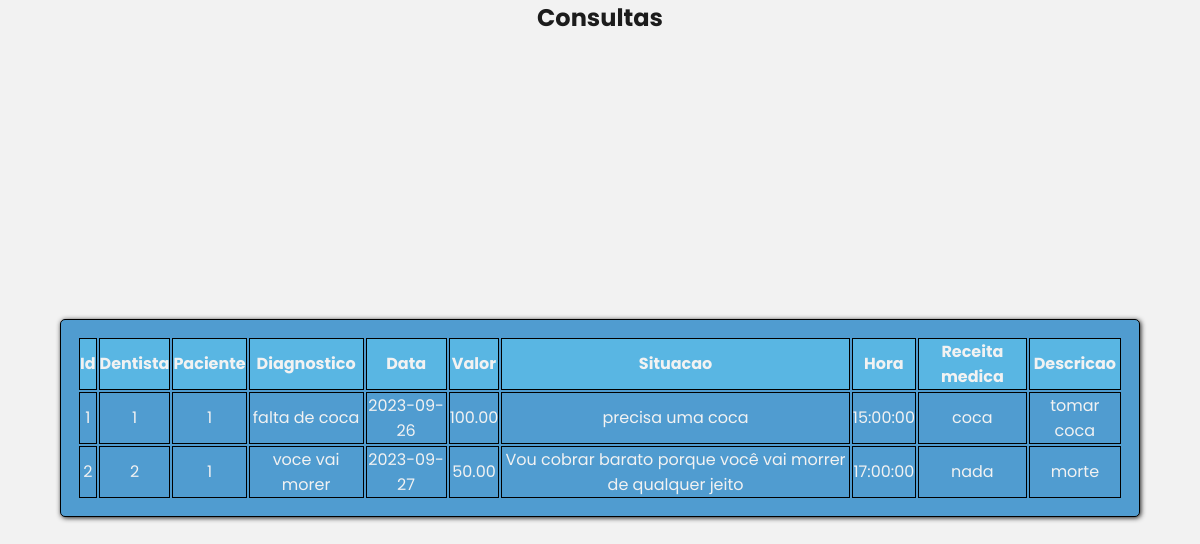
/listarconsulta.php, run on the app's committed database.
### tables this page shows
CREATE TABLE `consulta` (
  `id_consulta_pk` int(11) NOT NULL,
  `id_dentista_fk` int(11) NOT NULL,
  `id_paciente_fk` int(11) NOT NULL,
  `diagnostico` text,
  `data` date DEFAULT NULL,
  `valor` decimal(10,2) DEFAULT NULL,
  `situacao` text,
  `hora` time DEFAULT NULL,
  `receita_medica` text,
  `descricao` text
);

### persistence/Banco.php (called while the page is built, shortened)
<?php
class Banco{
	private $conexao;
	public function __construct(){
		$this->url="localhost";
		$this->usuario="root";
		$this->senha="";
		$this->banco="odontologia";
		$this->conexao=new mysqli($this->url,$this->usuario,
			$this->senha,$this->banco);
	}
	public function consultar($sql)
	{
		$consulta=$this->conexao->query($sql);
		$linhas=$consulta->num_rows;
		if($linhas>0){
			return $consulta;
		}else{
			return false;
		}
	}
}
?>

### persistence/ConsultaPA.php (called while the page is built, shortened)
<?php
require_once 'Banco.php';
class ConsultaPA{
	private $conexao;
	function __construct()
	{
		$this->conexao=new Banco();
	}
	public function listar_inicio_fim($inicio,$fim)
	{
		$sql="select * from consulta where id_consulta_pk
		between $inicio and $fim";
		return $this->conexao->consultar($sql);
	}
}
?>

### listarconsulta.php (the view, shortened to what this page needs)
<?php
require_once 'cabecalho.php';
?>
    <h2>Consultas</h2>
<?php
if (isset($_POST['inicio'])){
    $inicio=$_POST['inicio'];
    $fim=$inicio+4;
}else{
    $inicio=1;
    $fim=5;
}
require_once 'persistence/ConsultaPA.php';
$consultapa=new consultaPA();
$consulta=$consultapa->listar_inicio_fim($inicio,$fim);
if (!$consulta){
    echo "<h2>Consulta não encontrada!</h2>";
}else{
    echo "<table>";
    echo "<tr>";
    echo "<th>Id</th>";
    echo "<th>Dentista</th>";
    echo "<th>Paciente</th>";
    echo "<th>Diagnostico</th>";
    echo "<th>Data</th>";
    echo "<th>Valor</th>";
    echo "<th>Situacao</th>";
    echo "<th>Hora</th>";
    echo "<th>Receita medica</th>";
    echo "<th>Descricao</th>";
    while ($linha=$consulta->fetch_assoc()){
        echo "<tr>";
        echo "<td>".$linha['id_consulta_pk']."</td>";
        echo "<td>".$linha['id_dentista_fk']."</td>";
        echo "<td>".$linha['id_paciente_fk']."</td>";
        echo "<td>".$linha['diagnostico']."</td>";
        echo "<td>".$linha['data']."</td>";
        echo "<td>".$linha['valor']."</td>";
        echo "<td>".$linha['situacao']."</td>";
        echo "<td>".$linha['hora']."</td>";
        echo "<td>".$linha['receita_medica']."</td>";
        echo "<td>".$linha['descricao']."</td>";
        echo "</tr>";
     }
     echo "</table>";
 }
 ?>
</body>
</html>

### css/estilo.css (style rules this page uses)
:root { --color-white: #f2f2f2; --color-blue1: rgb(0, 151, 178); --color-blue2: #509CD0; --color-blue3: rgb(89, 182, 227); --color-dark1: #1c1c1c; --color-text: #d9d9d9; --color-hover: rgb(255, 255, 255, 0.2); --color-blue2hover: rgb(255, 255, 255, 0.1); }
* { margin:0px; padding:0px; }
body { display: flex; min-height: 100vh; background-color: var(--color-white); flex-direction: column; font-family: 'Poppins', sans-serif; }
h2 { text-align: center; color: var(--color-dark1); font-family: 'Poppins', sans-serif; }
table { width: 90vw; margin: auto; border: 1px solid black; color: var(--color-white); background-color: var(--color-blue2); border-radius: 5px; box-shadow: 1px 1px 5px var(--color-dark1); padding: 1em; }
tr { height: 30px; border: 1px solid white; }
th { height: 30px; background-color: var(--color-blue3); border: 1px solid black; }
td { height: 30px; text-align: center; border: 1px solid black; transition: 0.5s; }

### data on the page
consulta: id_consulta_pk "1", id_dentista_fk "1", id_paciente_fk "1", diagnostico "falta de coca", data "2023-09-26", valor "100.00", situacao "precisa uma coca", hora "15:00:00", receita_medica "coca", descricao "tomar coca"
consulta: id_consulta_pk "2", id_dentista_fk "2", id_paciente_fk "1", diagnostico "voce vai morer", data "2023-09-27", valor "50.00", situacao "Vou cobrar barato porque você vai morrer de qualquer jeito", hora "17:00:00", receita_medica "nada", descricao "morte"
